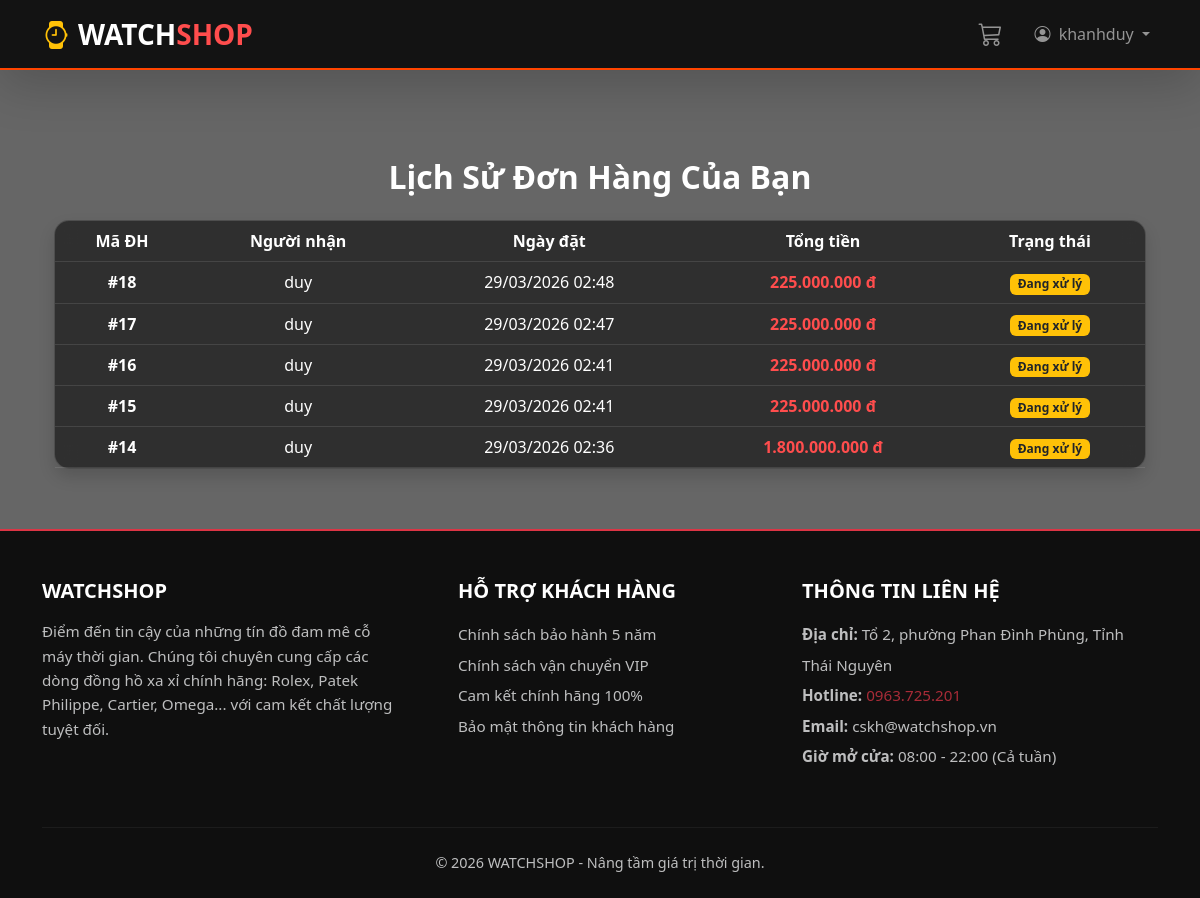
/history/ (signed in), run on the app's committed database.
### products/models.py (models this page shows, shortened)
class Order(models.Model):
    STATUS_CHOICES = (
        ('pending', 'Đang xử lý'),
        ('approved', 'Đã xác nhận'),
        ('delivering', 'Đang giao hàng'),
        ('completed', 'Hoàn thành'),
        ('cancelled', 'Đã hủy'),
    )
    fullname = models.CharField(max_length=100)
    phone = models.CharField(max_length=20)
    address = models.TextField()
    payment_method = models.CharField(max_length=50)
    total_price = models.IntegerField(default=0)
    created_at = models.DateTimeField(auto_now_add=True)
    user = models.ForeignKey(User, on_delete=models.SET_NULL, null=True, blank=True)
    status = models.CharField(max_length=20, choices=STATUS_CHOICES, default='pending')

### products/views.py (the view)
# urls.py: path('history/', views.order_history, name='order_history'),
@login_required(login_url='login')
def order_history(request):
    orders = Order.objects.filter(user=request.user).order_by('-created_at')
    return render(request, 'order_history.html', {'orders': orders})

### products/context_processors.py (called while the page is built)
def cart_processor(request):
    cart = request.session.get('cart', {})
    cart_count = 0
    for key, value in cart.items():
        cart_count += value.get('quantity', 1)
    return {'cart_count': cart_count}

### templates/order_history.html
{% extends 'base.html' %}
{% load humanize %}
{% block content %}
<div class="container mt-5">
    <h2 class="mb-4 fw-bold text-center">Lịch Sử Đơn Hàng Của Bạn</h2>
    <div class="card shadow border-0">
        <div class="card-body p-0">
            <table class="table table-hover mb-0 text-center align-middle">
                <thead class="table-dark">
                    <tr>
                        <th>Mã ĐH</th>
                        <th>Người nhận</th>
                        <th>Ngày đặt</th>
                        <th>Tổng tiền</th>
                        <th>Trạng thái</th>
                    </tr>
                </thead>
                <tbody>
                    {% for order in orders %}
                    <tr>
                        <td class="fw-bold">#{{ order.id }}</td>
                        <td>{{ order.fullname }}</td>
                        <td>{{ order.created_at|date:"d/m/Y H:i" }}</td>
                        <td class="text-danger fw-bold">{{ order.total_price|intcomma }} đ</td>
                        <td>
                            {% if order.status == 'pending' %}
                                <span class="badge bg-warning text-dark">Đang xử lý</span>
                            {% elif order.status == 'approved' %}
                                <span class="badge bg-primary">Đã xác nhận</span>
                            {% elif order.status == 'delivering' %}
                                <span class="badge bg-info text-dark">Đang giao</span>
                            {% elif order.status == 'completed' %}
                                <span class="badge bg-success">Hoàn thành</span>
                            {% else %}
                                <span class="badge bg-danger">Đã hủy</span>
                            {% endif %}
                        </td>
                    </tr>
                    {% empty %}
                    <tr>
                        <td colspan="5" class="text-center py-4 text-muted">Bạn chưa có đơn hàng nào.</td>
                    </tr>
                    {% endfor %}
                </tbody>
            </table>
        </div>
    </div>
</div>
{% endblock %}

### templates/base.html (shortened to what this page needs)
<!DOCTYPE html>
<html lang="vi">
<head>
    <link href="https://cdn.jsdelivr.net/npm/bootstrap@5.3.0/dist/css/bootstrap.min.css" rel="stylesheet">
    <link rel="stylesheet" href="https://cdn.jsdelivr.net/npm/bootstrap-icons@1.11.1/font/bootstrap-icons.css">
</head>
<body class="d-flex flex-column">
    <nav class="navbar navbar-expand-lg navbar-dark shadow-lg sticky-top">
        <div class="container">
            <a class="navbar-brand fw-bold fs-3" href="{% url 'home' %}">
                <i class="bi bi-watch me-2 text-warning"></i>WATCH<span class="text-danger">SHOP</span>
            </a>
            <div class="collapse navbar-collapse" id="navbarNav">
                <ul class="navbar-nav ms-auto align-items-center">
                    <li class="nav-item">
                        <a class="nav-link position-relative" href="{% url 'view_cart' %}">
                           <i class="bi bi-cart3 fs-4"></i>
                        </a>
                    </li>
                    <li class="nav-item ms-3">
                        {% if user.is_authenticated %}
                            <div class="dropdown">
                                <a class="nav-link dropdown-toggle" href="#" data-bs-toggle="dropdown">
                                    <i class="bi bi-person-circle me-1"></i> {{ user.username }}
                                </a>
                            </div>
                        {% else %}
                            <a class="btn btn-outline-light btn-sm px-4 rounded-pill me-2" href="{% url 'login' %}">Đăng nhập</a>
                            <a class="btn btn-warning btn-sm px-4 rounded-pill text-dark fw-bold" href="{% url 'register' %}">Đăng ký</a>
                        {% endif %}
                    </li>
                </ul>
            </div>
        </div>
    </nav>
    <div class="container main-content flex-grow-1">
        {% block content %}
        {% endblock %}
    </div>
    <footer class="text-light pt-5 pb-4" style="background-color: #111; border-top: 2px solid #dc3545;">
        <div class="container">
            <div class="row">
                <div class="col-md-4 mb-4">
                    <h5 class="text-uppercase fw-bold mb-3" style="color: #dc3545;">WATCHSHOP</h5>
                    <p class="opacity-75" style="font-size: 0.95rem; line-height: 1.6;">
                        Điểm đến tin cậy của những tín đồ đam mê cỗ máy thời gian. Chúng tôi chuyên cung cấp các dòng đồng hồ xa xỉ chính hãng: Rolex, Patek Philippe, Cartier, Omega... với cam kết chất lượng tuyệt đối.
                    </p>
                </div>
                <div class="col-md-4 mb-4 ps-md-5">
                    <h5 class="text-uppercase fw-bold text-white mb-3">Hỗ trợ khách hàng</h5>
                    <ul class="list-unstyled opacity-75" style="font-size: 0.95rem; line-height: 2;">
                        <li><a href="#" class="text-light text-decoration-none">Chính sách bảo hành 5 năm</a></li>
                        <li><a href="#" class="text-light text-decoration-none">Chính sách vận chuyển VIP</a></li>
                        <li><a href="#" class="text-light text-decoration-none">Cam kết chính hãng 100%</a></li>
                        <li><a href="#" class="text-light text-decoration-none">Bảo mật thông tin khách hàng</a></li>
                    </ul>
                </div>
                <div class="col-md-4 mb-4">
                    <h5 class="text-uppercase fw-bold text-white mb-3">Thông tin liên hệ</h5>
                    <ul class="list-unstyled opacity-75" style="font-size: 0.95rem; line-height: 2;">
                        <li><strong>Địa chỉ:</strong> Tổ 2, phường Phan Đình Phùng, Tỉnh Thái Nguyên</li>
                        <li><strong>Hotline:</strong> <span style="color: #dc3545;">0963.725.201</span></li>
                        <li><strong>Email:</strong> cskh@watchshop.vn</li>
                        <li><strong>Giờ mở cửa:</strong> 08:00 - 22:00 (Cả tuần)</li>
                    </ul>
                </div>
            </div>
            <hr class="mb-4" style="border-color: #444;">
            <div class="row align-items-center">
                <div class="col-12 text-center opacity-75">
                    <p class="mb-0" style="font-size: 0.9rem;">&copy; 2026 WATCHSHOP - Nâng tầm giá trị thời gian.</p>
                </div>
            </div>
        </div>
    </footer>
</body>
</html>

### templates/base.html (style rules this page uses)
body { background-image: url('https://png.pngtree.com/background/20210711/original/pngtree-classic-quartz-watch-big-black-banner-picture-image_1125227.jpg'); background-attachment: fixed; background-size: cover; background-position: center; background-repeat: no-repeat; margin: 0; padding: 0; min-height: 100vh; position: relative; color: #ffffff; }
body::before { content: ""; position: fixed; top: 0; left: 0; width: 100%; height: 100%; background-color: rgba(0, 0, 0, 0.6); z-index: -1; }
h1, h2, h3, h4, h5, h6 { color: #ffffff !important; text-shadow: none !important; }
.card, .list-group-item { background: rgba(30, 30, 30, 0.75) !important; backdrop-filter: blur(10px) saturate(180%); -webkit-backdrop-filter: blur(10px) saturate(180%); border: 1px solid rgba(255, 255, 255, 0.15) !important; border-radius: 15px; color: #ffffff !important; }
.card p, .card span, .card div, .card label { color: #ffffff; }
.card .text-danger, .text-danger { color: #ff4d4d !important; font-weight: bold; text-shadow: none !important; }
.table { color: #ffffff !important; }
.table th, .table td { background-color: transparent !important; border-bottom: 1px solid rgba(255, 255, 255, 0.1) !important; color: #ffffff !important; }
.table thead th, .table-light th, .bg-light, .bg-white { background-color: transparent !important; color: #ffffff !important; }
.navbar { background: rgba(15, 15, 15, 0.95) !important; backdrop-filter: blur(10px); border-bottom: 2px solid #ff4500; }
.main-content { padding-top: 40px; padding-bottom: 60px; }
footer { background: rgba(0, 0, 0, 0.85) !important; border-top: 1px solid rgba(255, 255, 255, 0.1); }

### data on the page
Order: id "18", fullname "duy", created_at "29/03/2026 02:48", total_price "225.000.000", status "Đang xử lý"
Order: id "17", fullname "duy", created_at "29/03/2026 02:47", total_price "225.000.000", status "Đang xử lý"
Order: id "16", fullname "duy", created_at "29/03/2026 02:41", total_price "225.000.000", status "Đang xử lý"
Order: id "15", fullname "duy", created_at "29/03/2026 02:41", total_price "225.000.000", status "Đang xử lý"
Order: id "14", fullname "duy", created_at "29/03/2026 02:36", total_price "1.800.000.000", status "Đang xử lý"

### other printed values
{{ user.username }} "khanhduy"
